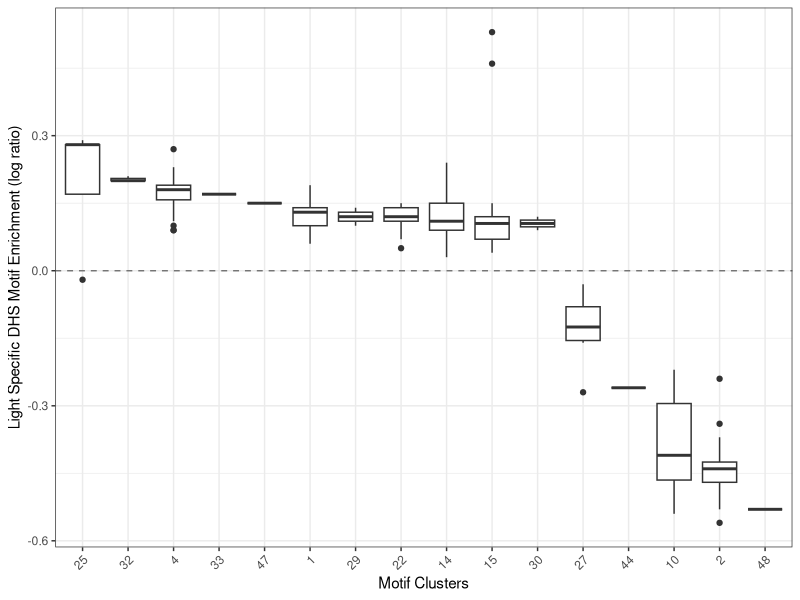

Recreate this plot in R.
library(tidyverse)
library(ggplot2)

theme_set(theme_bw())
theme_update(axis.text.x = element_text(angle = 45, hjust = 1))

data <- read_tsv("Fig3E_data.txt")

medians <- data %>% group_by(Cluster) %>% summarise(median=median(`log(Obs/Exp)`))
clusters_filtered <- medians %>% filter(median > 0.1 | median < -0.1)
clusters_filtered <- clusters_filtered[["Cluster"]]

data <- data[data$Cluster %in% as.vector(clusters_filtered),]

ggplot(data, aes(x = reorder(factor(Cluster),-`log(Obs/Exp)`, FUN=median, desc =TRUE), y = `log(Obs/Exp)`, group = Cluster))+
  geom_boxplot()+
  geom_hline(yintercept = 0, linetype = "dashed", alpha = 0.5)+
  labs(x = "Motif Clusters", y = "Light Specific DHS Motif Enrichment (log ratio)")
